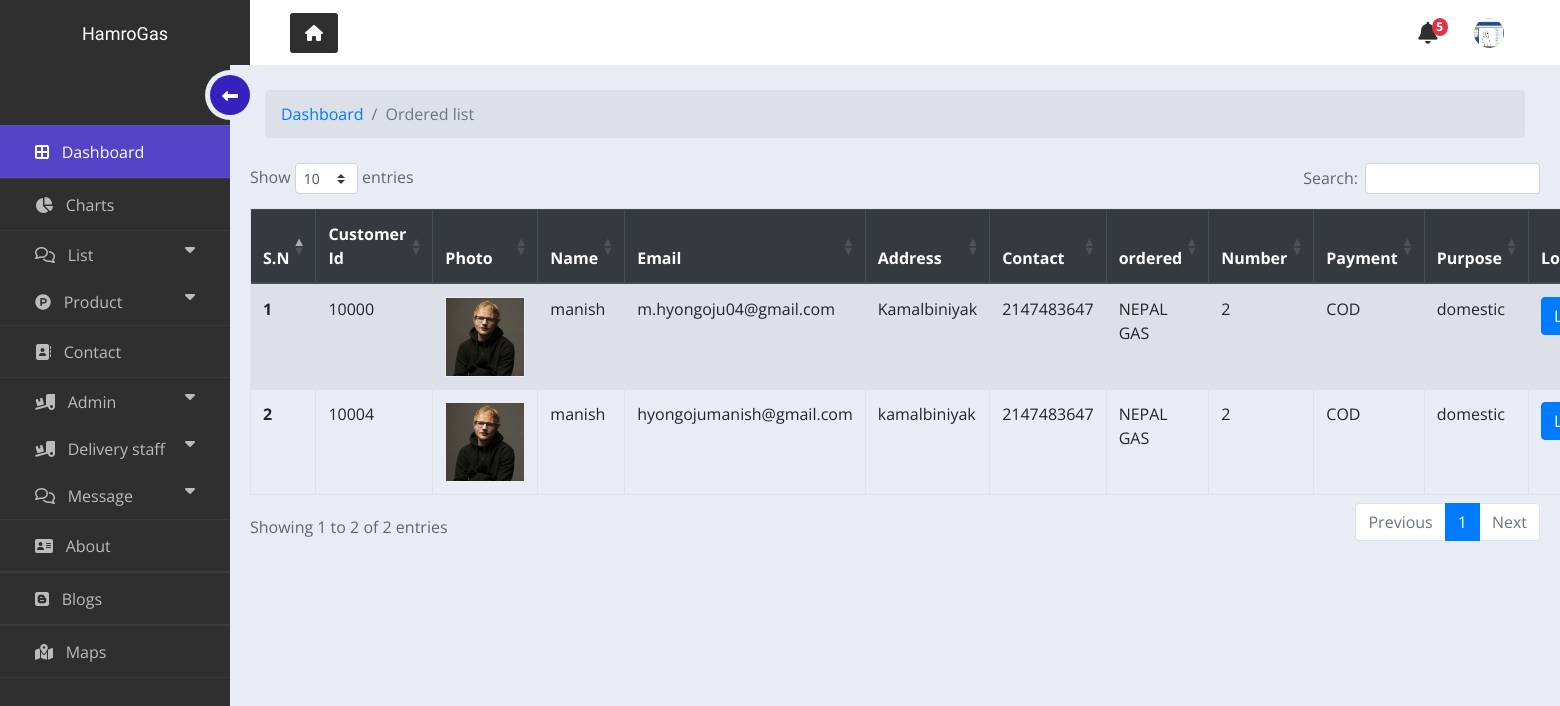
The page /HamroGas/php/admin/display_pending.php (signed in) on the database its author committed.
### tables this page shows
CREATE TABLE `pending` (
  `id` int(11) NOT NULL,
  `customer_id` int(11) NOT NULL,
  `name` varchar(50) NOT NULL,
  `email` varchar(50) NOT NULL,
  `address` varchar(30) NOT NULL,
  `phone_number` int(11) NOT NULL,
  `item` varchar(50) NOT NULL,
  `payment` varchar(50) NOT NULL,
  `purpose` varchar(50) NOT NULL,
  `quantity` smallint(6) NOT NULL,
  `profile` varchar(255) NOT NULL,
  `longitude` decimal(12,8) NOT NULL,
  `latitude` decimal(12,8) NOT NULL,
  `order_date` datetime NOT NULL,
  `Delivered_date` timestamp NOT NULL DEFAULT current_timestamp()
);

### HamroGas/php/admin/display_pending.php (the view, shortened to what this page needs)
<?php include("include/header.php"); ?>
  <div class="main_body">
   <div class="sidebar_menu">
          <div class="inner__sidebar_menu">
            <ul>
              <li >
                <a href="index.php" style="background: #5343c7; color: #fff;">
                  <span class="icon">
                    <i class="fas fa-border-all"></i></span>
                  <span class="list">Dashboard</span>
                </a>
              </li>
              <li>
                <a href="charts.php">
                  <span class="icon"><i class="fas fa-chart-pie"></i></span>
                  <span class="list">Charts</span>
                </a>
              </li>
                             <li>
                 <button class="dropdown-btn" >
                    <span class="icon"><i class="far fa-comments"></i></span>
                    <span class="list">List</span>
                    <span class="down"><i class="fa fa-caret-down"></i></span>
                  </button>
                     <li>
                 <button class="dropdown-btn" >
                    <span class="icon"><i class="fab fa-product-hunt"></i></span>
                    <span class="list">Product</span>
                    <span class="down"><i class="fa fa-caret-down"></i></span>
                  </button>
              </li>
              <li>
                <a href="#">
                  <span class="icon"><i class="fas fa-address-book"></i></span>
                  <span class="list">Contact</span>
                </a>
              </li>
               <li>
                 <button class="dropdown-btn" >
                    <span class="icon"><i class="fas fa-truck-loading"></i></span>
                    <span class="list">Admin</span>
                    <span class="down"><i class="fa fa-caret-down"></i></span>
                  </button>
              </li>
              <li>
                 <button class="dropdown-btn" >
                    <span class="icon"><i class="fas fa-truck-loading"></i></span>
                    <span class="list">Delivery staff</span>
                    <span class="down"><i class="fa fa-caret-down"></i></span>
                  </button>
              </li>
                   <li>
                 <button class="dropdown-btn" >
                    <span class="icon"><i class="far fa-comments"></i></span>
                    <span class="list">Message</span>
                    <span class="down"><i class="fa fa-caret-down"></i></span>
                  </button>
              </li>
              <li>
                <a href="about.php">
                  <span class="icon"><i class="fas fa-address-card"></i></span>
                  <span class="list">About</span>
                </a>
              </li>
              <li>
                <a href="#">
                  <span class="icon"><i class="fab fa-blogger"></i></span>
                  <span class="list">Blogs</span>
                </a>
              </li>
              <li>
                <a href="map.php">
                  <span class="icon"><i class="fas fa-map-marked-alt"></i></span>
                  <span class="list">Maps</span>
                </a>
              </li>
            </ul>
            <div class="hamburger">
              <div class="inner_hamburger">
                  <span class="arrow">
                      <i class="fas fa-long-arrow-alt-left"></i>
                  </span>
              </div>
          </div>
          </div>
      </div>
         <div class="container">
<nav aria-label="breadcrumb" style="margin-bottom: 25px;">
  <ol class="breadcrumb" style="background-color: #dce1e9;">
    <li class="breadcrumb-item"><a href="index.php">Dashboard</a></li>
    <li class="breadcrumb-item active" aria-current="page">Ordered list</li>
  </ol>
</nav>
      <div class="row justify-content-center " >
      <table class="table table-bordered table-striped table-hover">
        <thead class="thead-dark">
          <tr>
            <th scope="col">S.N</th>
            <th scope="col">Customer Id</th>
            <th scope="col">Photo</th>
            <th scope="col">Name</th>
            <th scope="col">Email</th>
            <th scope="col">Address</th>
            <th scope="col">Contact </th>
            <th scope="col">ordered</th>
            <th scope="col">Number</th>
            <th scope="col">Payment</th>
             <th scope="col">Purpose</th>
            <th scope="col">Location</th>
          </tr>
        </thead>
        <tbody>
          <?php
      $sn=1;
     $sql = mysqli_query($conn,"SELECT * FROM pending");
     while($main_result = mysqli_fetch_assoc($sql))
     {
     ?>
          <tr>
            <th scope="main_result"><?php echo $sn++; ?></th>
            <td><?php echo $main_result['customer_id'];?></td>
            <td style="text-align: center;"><img style="width: 80px; border: 1px solid #eee;" src="../../../stripe_integration_php\files/<?= $main_result['profile'];?>" alt="Thumb"></td>
            <td><?php echo $main_result['name'];?></td>
            <td><?php echo $main_result['email']; ?></td>
              <td><?php echo $main_result['address']; ?></td>
                <td><?php echo $main_result['phone_number']; ?></td>
            <td><?php echo $main_result['item']; ?></td>
            <td><?php echo $main_result['quantity']; ?></td>
            <td><?php echo $main_result['payment']; ?></td>
            <td><?php echo $main_result['purpose']; ?></td>
                <td align="center"><a onclick="map(<?php   echo($main_result['customer_id']);?>);" style="cursor: pointer; color:#dd3e4e;"><i class="btn btn-primary" style="font-style: normal;">Location</i></a></td>
          </tr>
          <?php }
           ?>
        </tbody>
      </table>
    </div>
      </div>
  </div>
</div>
 <?= include("include/footer.php");?>

### HamroGas/php/admin/include/header.php (shortened to what this page needs)
<?php
include_once('connection.php');
if($conn){
  $uu=($_SESSION['username']);
  }
 ?>
<!DOCTYPE html>
<html lang="en">
<head>
    <link rel="stylesheet" href="https://stackpath.bootstrapcdn.com/bootstrap/4.4.1/css/bootstrap.min.css">
<link rel="stylesheet" href="css/style.css">
</head>
<body onload="fxn();">
<div class="wrappers">
  <div class="top_navbar" style="z-index: 1;">
    <div class="logo">
      <a href="#">HamroGas</a>
    </div>
    <div class="top_menu">
      <div class="home_link">
        <a href="../../../index.php">
          <span class="icon"><i class="fas fa-home"></i></span>
        </a>
      </div>
      <div class="right_info">
        <?php
        $sql = mysqli_query($conn,"SELECT * FROM message WHERE status = 0");
        $count = mysqli_num_rows($sql);
         ?>
         <div class="notify">
          <ul>
      <li class="dropdown">
        <a class="dropdown-toggle" href="#" id="navbarDropdown" role="button" data-toggle="dropdown" aria-haspopup="true" aria-expanded="false">
          <i class="fas fa-bell"></i> <span class="badge badge-danger" id="count"><?php echo $count; ?></span>
        </a>
      </li>
    </ul>
        </div>
      <div class="admin" >
      <ul>
      <li class="dropdown">
        <a class="nav-link dropdown-toggle" href="#" id="navbarDropdown" role="button" data-toggle="dropdown" aria-haspopup="true" aria-expanded="false">
          <?php
             $sql = "SELECT * FROM `admin` WHERE `username` ='$uu'";
             $result = mysqli_query($conn,$sql);
             $row = mysqli_fetch_assoc($result);
             ?>
          <img src="images/<?php echo($row['title']); ?>" style="height: 30px; width: 30px; border-radius: 50%;">
        </a>
      </li>
    </ul>
        </div>
      </div>
    </div>
  </div>

### HamroGas/php/admin/css/style.css (style rules this page uses)
* { margin: 0; padding: 0 ; list-style: none !important; font-family: 'Open Sans','Ubuntu', sans-serif; box-sizing: border-box !important; text-decoration: none; font-size: 16px; }
body { background: #e8edf5; width: 100%; height: 100%; color: #646468; }
.notify i.fas { animation: shakeCart 0.3s ease-in-out ; animation-delay: 0.5s; animation-iteration-count: 10; }
.wrappers .top_navbar { width: 100%; height: 65px; display: flex; position: fixed; background: #2f2f2f; top: 0; }
.wrappers .top_navbar .logo { width: 250px; height: 100%; background: #2f2f2f; border-bottom: 1px solid #2f2f2f; }
.wrappers .top_navbar .logo a { display: block; text-align: center; font-family: 'Montserrat Subrayada', sans-serif; font-size: 18px; color: #fff; padding: 20px 0; }
.wrappers .top_navbar .top_menu { width: calc(100% - 250px); height: 100%; background: #fff; padding: 0 40px ; display: flex; justify-content: space-between; align-items: center; }
.wrappers .top_navbar .top_menu .home_link a { display: block; background: #2f2f2f; color: #fff; padding: 8px 15px !important ; border-radius: 3px; }
.wrappers .top_navbar .right_info { display: flex; }
.main_body .sidebar_menu { position: fixed; top: 65px; left: 0; background: #2f2f2f; width: 230px; height: 100%; transition: all 0.3s linear; z-index: 1; }
.main_body .sidebar_menu .inner__sidebar_menu { position: relative; padding-top: 60px ; }
.main_body .sidebar_menu ul li a { color: #bbb; font-size: 18px; padding: 12px 35px ; display: block; white-space: nowrap; border-bottom: 1px solid rgba(255, 255, 255, 0.05); border-top: 1px solid rgba(255, 255, 255, 0.05); }
.main_body .sidebar_menu ul li a .icon { margin-right: 8px; }
.main_body .sidebar_menu ul li .dropdown-btn .icon { margin-right: 8px; }
.main_body .sidebar_menu ul li .dropdown-btn .down .fa-caret-down { padding: 0 !important; margin: 0; }
.main_body .sidebar_menu ul li a span { display: inline-block; }
.main_body .sidebar_menu .hamburger { position: absolute; top: 5px; right: -25px; width: 50px; height: 50px; background: #e8edf5; border-radius: 50%; cursor: pointer; }
.main_body .sidebar_menu .inner_hamburger, .main_body .sidebar_menu .hamburger .arrow { position: absolute; top: 50%; left: 50%; transform: translate(-50%,-50%); }
.main_body .sidebar_menu .inner_hamburger { width: 40px; border-radius: 50%; height: 40px; background: #3421C0; }
.main_body .sidebar_menu .hamburger .arrow { color: #fff; font-size: 20px; }
.main_body .container { max-width: calc(100% - 220px); margin-top: 65px; margin-left: 225px; padding: 25px 40px; transition: all 0.3s linear; }
.notify #count { border-radius: 50%; position: relative; top: -10px; left: -10px; }

### HamroGas/php/admin/include/header.php (style rules this page uses)
.wrappers a , span { text-decoration: none; list-style: none; }
.notify { margin-top:28px; }
.admin { margin-top:16px; }
.notify i , .admin i { font-size: 22px; color: #2f2f2f; }
.dropdown-toggle { color: #2f2f2f; }
.dropdown-toggle::after { display: none; }
.dropdown-btn { padding: 10px 35px ; text-decoration: none; list-style: none; font-size: 18px; color: #bbb; display: block; border: none; background: none; width: 100%; text-align: left; cursor: pointer; outline: none; }
.fa-caret-down { float: right; padding-right: 8px; margin-top: 6px; }

### rows shown on the page
pending: customer "10000", profile (picture), name "manish", email "m.hyongoju04@gmail.com", address "Kamalbiniyak", phone_number "2147483647", item "NEPAL GAS", quantity "2", payment "COD", purpose "domestic"
pending: customer "10004", profile (picture), name "manish", email "hyongojumanish@gmail.com", address "kamalbiniyak", phone_number "2147483647", item "NEPAL GAS", quantity "2", payment "COD", purpose "domestic"

### other values the page prints
$count "5"
